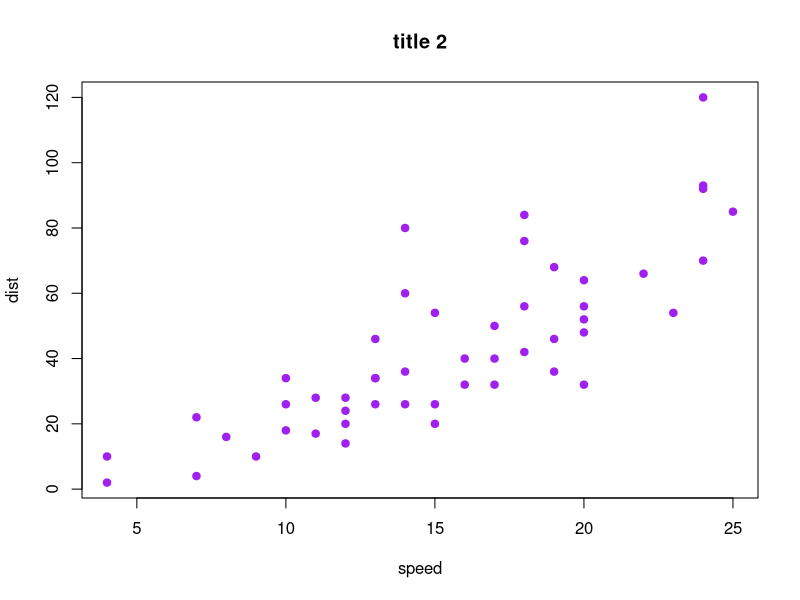

Here is the R script that generated this plot:
## ---- chunk 1
plot(cars, col = "purple", pch = 19, main = "title 2")
summary(cars)
